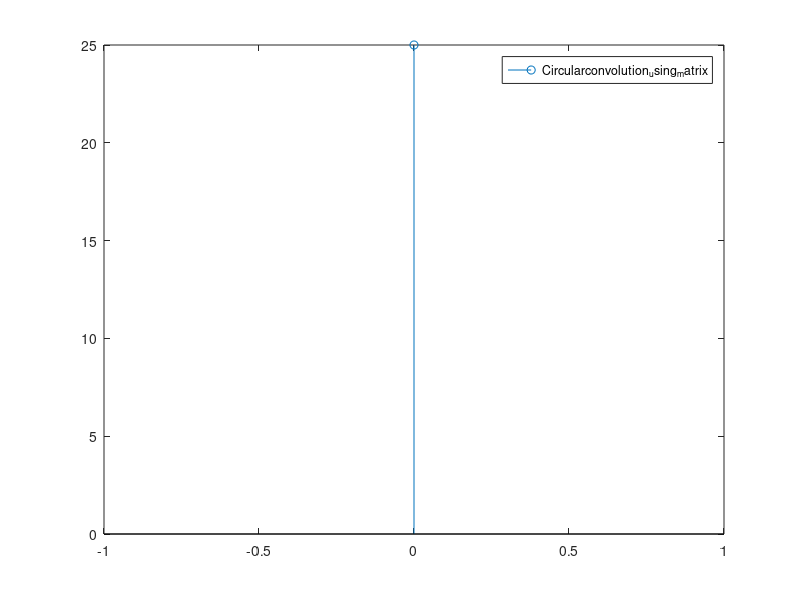

Source code (MATLAB):
clear all
clc
x=input("Discrete values of function x in [ ]:");
h=input("Discrete values of function h in [ ]:");
if length(x)>length(h)
    h=[h,zeros(1,length(x)-length(h))]
elseif length(h)>length(x)
    x=[x,zeros(1,length(h)-length(x))]
end
l=length(h);
A=zeros(l,l);
for i=1:l
    for j=1:l
        A(j,i)=x(j);
    end
    x=[x(l),x(1:end-1)];
end
A
s=A*transpose(h)
f=[0:l-1];
stem(f,s)
legend("Circularconvolution_using_matrix")
c=cconv(x,h,l)